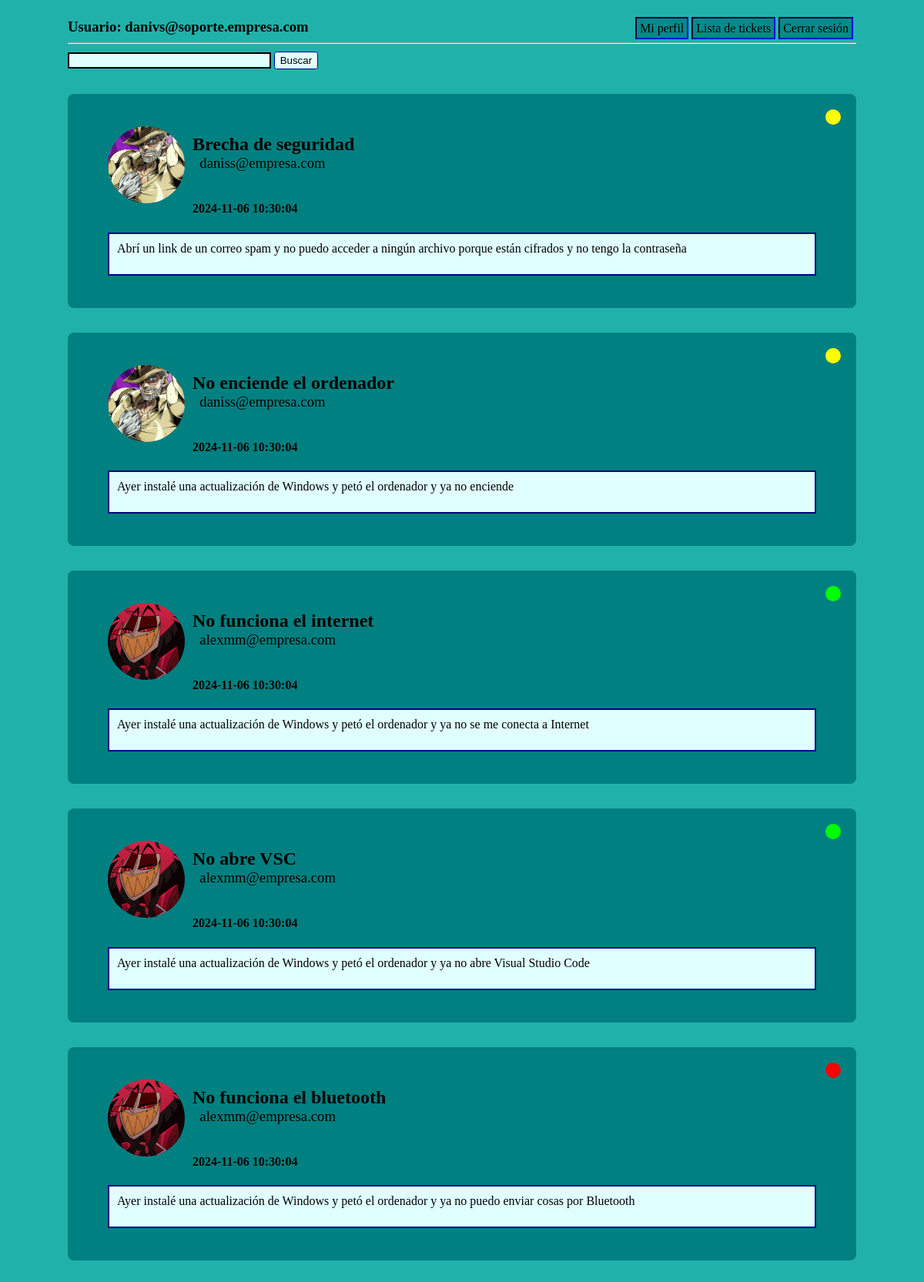
Screenshot of /ticket_list.php (signed in) with the database file from the repository.
### tables this page shows
CREATE TABLE Ticket (
	idTicket INT(10) PRIMARY KEY AUTO_INCREMENT,
	email VARCHAR(255),
	priority INT(1),
	subject VARCHAR(255),
	state INT(1),
	messBody TEXT,
	attachment VARCHAR(100),
	sentDate TIMESTAMP DEFAULT CURRENT_TIMESTAMP,
	CONSTRAINT FOREIGN KEY(email) REFERENCES AppUser(email) ON DELETE CASCADE,
	CONSTRAINT FOREIGN KEY(priority) REFERENCES Priority(idPr),
	CONSTRAINT FOREIGN KEY(state) REFERENCES State(idState)
);

### file_dir.php (called while the page is built)
<?php
$attach_directory = "./uploads/";
$profile_picture_directory = $attach_directory . "ProfilePictures/";

### func.php (the view, shortened to what this page needs)
<?php
function returnPPstring($name) {
    require "file_dir.php";
    if (file_exists($profile_picture_directory . $name . ".png")) {
        return      $profile_picture_directory . $name . ".png";
    } else {
        return $profile_picture_directory . "defaultPP.png";
    }
}
function printSVG($state) {
    switch ($state) {
        case '1':
            echo '<svg><circle r="10" cx="10" cy="10" fill="lime"/></svg>';
            break;
        case '2':
            echo '<svg><circle r="10" cx="10" cy="10" fill="yellow"/></svg>';
            break;
        case '3':
            echo '<svg><circle r="10" cx="10" cy="10" fill="red"/></svg>';
            break;
    }
}
function querryTickets(?int $id_ticket = -1) {
    require "conection.php";
    $bd = new PDO(
        "mysql:dbname=".$bd_config["bd_name"].";host=".$bd_config["ip"],
        $bd_config["user"],
        $bd_config["password"]
    );
    $select = 'SELECT * FROM ticket WHERE 1 = 1';
    if ($id_ticket < 0) {
        $select = $select . " ORDER BY priority, sentDate";
    }
    return $bd->query($select);
}
function printTicketParameters($subject, $messBody, $email, $state, $sentDate, ?int $id_ticket = -1, ?string $attachment_name = "") {
    require "file_dir.php";
    echo '<a href="profile.php?email='. $email .'"> <img src="' . returnPPstring($email) . '" alt="foto de perfil"></a>';
    if ($subject != "") {
        echo "<h2>";
        if (0 < $id_ticket) { echo '<a href="ticket.php?id='.$id_ticket.'">';}
        echo $subject;
        if (0 < $id_ticket) { echo '</a>';}
        echo "</h2>";
    }
    ?>
    <h3> <a href=<?="profile.php?email=$email" ?> class="linkemail"><?= $email ?> </a></h3><br>
    <h4> <?= $sentDate ?> </h4>
    <?php    printSVG($state); ?>
    <div> <?= nl2br($messBody)?></div>
    <?php
}

### ticket_list.php (shortened to what this page needs)
<!DOCTYPE html>
<html lang="en">
<head>
    <link rel="stylesheet" href="css/ticket_list.css">
</head>
<?php require_once "header.php"; ?>
<body>
    <?php
        require_once "func.php";
        ?>
        <form method="get">
            <input type="text" name="search" id="search" value= <?php if (isset($_GET["search"])) {
                echo $_GET["search"];
            } ?>>
            <input type="submit" value="Buscar" id="button-search">
        </form>
        <?php
        $tickets = querryTickets();
        if($tickets->rowCount() <= 0){
            echo "<p id='not-found-message'> No tienes tickets creados </p>";
        }else {
            foreach ($tickets as $ticket) {
                echo    '<div class="ticket">';
                printTicketParameters($ticket["subject"], $ticket["messBody"], $ticket["email"], $ticket["state"], $ticket["sentDate"], $ticket["idTicket"]);
                echo    '</div>';
            }
        }
    ?>
</body>
</html>

### css/ticket_list.css (style rules this page uses)
.ticket { background-color: teal; padding: 2em; margin: 2em 0px; border-radius: .5em; position: relative; }
.ticket h2 { margin-left: 5px; }
.ticket h2 a { color: black; text-decoration: none; }
.ticket h3 { margin-left: 5px; margin-top: -20px; font-weight: normal; }
.ticket svg { width: 20px; height: 20px; position: absolute; top: 20px; right: 20px; }
.ticket div { background-color: lightcyan; border: darkblue solid 2px; min-height: 2em; padding: 10px; margin: 10px 20px; clear: both; }
.ticket > a { margin: 10px 20px; }
.ticket a:has(img) { width: 100px; height: 100px; float: left; margin-right: 10px; }
.ticket img { width: 100px; height: 100px; border-radius: 50px; object-fit: cover; }
.linkemail { text-decoration: none; color: black; padding: 0 .5em; }
#search { width: 25%; background-color: lightcyan; border: 2px solid black; }
#button-search { background-color: lightcyan; border: 1px solid darkblue; padding: .25em .5em; border-radius: .25em; }

### css/header.css (style rules this page uses)
body { background-color: lightseagreen; padding: 1em 5em; }
h3 { margin: 0; }

### rows the page displays
ticket: email (picture), subject "Brecha de seguridad", email "daniss@empresa.com", sentDate "2024-11-06 10:30:04", messBody "Abrí un link de un correo spam y no puedo acceder a ningún archivo porque están cifrados y no tengo la contraseña"
ticket: email (picture), subject "No enciende el ordenador", email "daniss@empresa.com", sentDate "2024-11-06 10:30:04", messBody "Ayer instalé una actualización de Windows y petó el ordenador y ya no enciende"
ticket: email (picture), subject "No funciona el internet", email "alexmm@empresa.com", sentDate "2024-11-06 10:30:04", messBody "Ayer instalé una actualización de Windows y petó el ordenador y ya no se me conecta a Internet"
ticket: email (picture), subject "No abre VSC", email "alexmm@empresa.com", sentDate "2024-11-06 10:30:04", messBody "Ayer instalé una actualización de Windows y petó el ordenador y ya no abre Visual Studio Code"
ticket: email (picture), subject "No funciona el bluetooth", email "alexmm@empresa.com", sentDate "2024-11-06 10:30:04", messBody "Ayer instalé una actualización de Windows y petó el ordenador y ya no puedo enviar cosas por Bluetooth"

### other values shown
$_SESSION['email'] "danivs@soporte.empresa.com"
